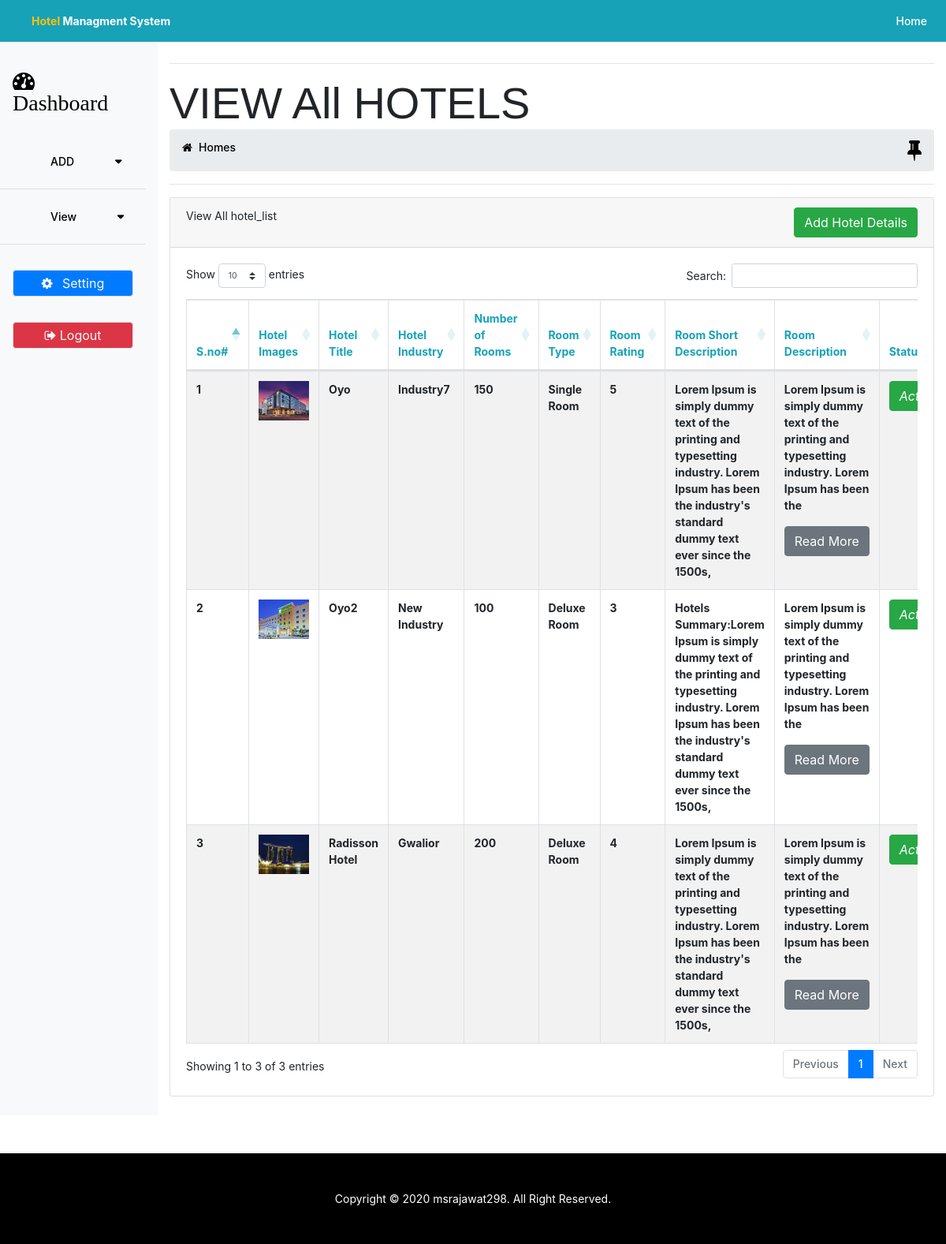
The page /admin/view_hotels.php (signed in) on the database its author committed.
### tables this page shows
CREATE TABLE `hotel_list` (
  `hotel_id` int(11) NOT NULL,
  `hotel_location_id` int(11) NOT NULL,
  `hotel_title` varchar(100) NOT NULL,
  `hotel_sort_desc` varchar(500) NOT NULL,
  `hotel_long_desc` varchar(1000) NOT NULL,
  `hotel_star` varchar(5) NOT NULL,
  `hotel_room` int(11) NOT NULL,
  `room_type` varchar(50) NOT NULL,
  `hotel_register_date` date NOT NULL,
  `hotel_small_pic` varchar(500) NOT NULL,
  `hotel_large_pic` varchar(500) NOT NULL,
  `status` enum('0','1') NOT NULL,
  `created_date` datetime NOT NULL DEFAULT current_timestamp(),
  `update_date` datetime NOT NULL DEFAULT current_timestamp() ON UPDATE current_timestamp()
);

CREATE TABLE `industry` (
  `hotel_location_id` int(11) NOT NULL,
  `industry` varchar(50) NOT NULL,
  `country` varchar(50) NOT NULL,
  `state` varchar(50) NOT NULL,
  `city` varchar(50) NOT NULL,
  `sort_order` int(11) NOT NULL,
  `status` set('0','1') NOT NULL,
  `created_date` datetime NOT NULL DEFAULT current_timestamp(),
  `modified_date` datetime DEFAULT current_timestamp() ON UPDATE current_timestamp()
);

### admin/include/db.php (called while the page is built, shortened)
<?php
class db
{
    private $servername = "localhost";
    private $username = "root";
    private $password = "";
    private $dbname = "hotel";
    private $conn;
    function __construct()
    {
        try {
            $this->conn = new PDO("mysql:host=$this->servername;dbname=$this->dbname", $this->username, $this->password);
            $this->conn->setAttribute(PDO::ATTR_ERRMODE, PDO::ERRMODE_EXCEPTION);
            return "Connected successfully";
        } catch (PDOException $e) {
            return "Connection failed: " . $e->getMessage();
        }
    }
    function select($table_name,$condtion="")
    {
        $stmt = $this->conn->prepare("SELECT * FROM $table_name WHERE 1 $condtion");
        $stmt->execute();
        $result = $stmt->fetchAll(PDO::FETCH_ASSOC);
        return $result;
    }
}
?>

### admin/view_hotels.php (the view, shortened to what this page needs)
<?php
require_once 'include/db.php';
$user=new db();
$tname="hotel_list";
$data=$user->select($tname);
?>
	<?php include_once 'include/header.php';?>
	<body>
		<?php include 'include/navbar.php';?>
	<div class="container-fluid" id="main">
    	<div class="row row-offcanvas row-offcanvas-left">
			<?php include 'include/sidebar.php';?>
			 <div class="col-lg-10 main pt-5 mt-3">
			 	<hr>
					<h1 class="display-4 d-none d-sm-block">VIEW All HOTELS</h1>
                <?php include 'breadcrumb.php';?>
			    <div class="card mb-4">
			        <div class="card-header">View All hotel_list
						<a href="add_hotels.php"><button class="btn btn-success float-right">Add Hotel Details</button></a>
					</div>
    <div class="card-body">
        <div class="datatable table-responsive">
          	<table id="example" class="table table-striped table-bordered" style="width:100%">
				<thead class="text-info font-weight-bold">
					<tr>
						<th>S.no#</th>
						<th>Hotel Images</th>
						<th>Hotel Title</th>
						<th>Hotel Industry</th>
						<th>Number of Rooms</th>
						<th>Room Type</th>
						<th>Room Rating</th>
						<th>Room Short Description</th>
						<th>Room Description</th>
						<th>Status</th>
					</tr>
				</thead>
			<tbody class="font-weight-bold">
	<?php $count=0;
	foreach($data as $value){ ?>
      <tr>
		<td><?php echo ++$count;?></td>
		<td><img id="myImg<?php echo $value['hotel_id']; ?>" class="img-fluid"  alt="<?php echo $value['hotel_small_pic'];?>"
		src="<?php echo "../images/Hotels/".$value['hotel_id']."/".$value['hotel_small_pic'];?>" style="height: 50px;"></td>
		<td><?php echo $value['hotel_title'];?></td>
		<td><?php
			$con=" AND hotel_location_id = {$value['hotel_location_id']}";
			$edit_cat = $user->select("industry",$con);
			echo $edit_cat[0]['industry'];
			?>
		</td>
		<td><?php echo $value['hotel_room'];?></td>
		<td><?php echo $value['room_type'];?></td>
		<td><?php echo $value['hotel_star'];?></td>
		<td><?php echo $value['hotel_sort_desc'];?></td>
        <td><?php echo substr($value['hotel_long_desc'],0,100);?>
			<br><?php if(strlen($value['hotel_long_desc'])>100){?>
			<button class="btn btn-secondary mt-3 readmore">Read More</button>
			<?php } ?>
		</td>
		<td><i data="<?php echo $value['hotel_id'];?>" class="status_checks btn
					<?php echo ($value['status'])?
					'btn-success': 'btn-danger'?>"><?php echo ($value['status'])? 'Active' : 'Inactive'?>
			</i>
		</td>
		</tr>
	<?php }?>
    </tbody>
</table>
		    </div>
		</div>
	</div>
</div>
</div>
</div>
<?php include 'include/footer.php';?>
</body>
</html>

### admin/include/header.php (shortened to what this page needs)
<?php
$url =$_SERVER['REQUEST_URI'];
?>
<!DOCTYPE html>
<html lang="en">
<head>
<link rel="stylesheet" href="https://cdn.datatables.net/1.10.20/css/dataTables.bootstrap4.min.css">
<link rel="stylesheet" href="https://cdnjs.cloudflare.com/ajax/libs/twitter-bootstrap/4.1.3/css/bootstrap.css">
<link rel="stylesheet" href="<?php echo CSS ?>bootstrap.min.css">
<link rel="stylesheet" href="https://cdnjs.cloudflare.com/ajax/libs/font-awesome/4.7.0/css/font-awesome.min.css">
<link rel="stylesheet" href="<?php echo CSS ?>style.css">
<link href="https://gitcdn.github.io/bootstrap-toggle/2.2.2/css/bootstrap-toggle.min.css" rel="stylesheet">
</head>

### admin/include/navbar.php (shortened to what this page needs)
<nav class="navbar fixed-top navbar-expand-md navbar-dark bg-info mb-3">
    <div class="flex-row d-flex">
        <a class="ml-3 text-white font-weight-bold p-2" href="#" title="Hotel Managment System"><span class="text-warning">Hotel </span> Managment System</a>
    </div>
    <div class="navbar-collapse collapse" id="collapsingNavbar">
        <ul class="navbar-nav ml-auto">
             <li class="nav-item active">
                <a class="nav-link" href="index.php">Home <span class="sr-only">Home</span></a>
            </li>
        </ul>
    </div>
</nav>

### admin/include/sidebar.php (shortened to what this page needs)
<div class="col-md-4 col-lg-2 sidebar-offcanvas bg-light pl-0 mt-3" id="sidebar" role="navigation">
	<ul class="nav flex-column sticky-top pl-0 pt-5 mt-3">
		<li class="nav-item">
			<a class="nav-link" href="dasboard"><i class="fa fa-dashboard fa-2x"> Dashboard</i>
			</a>
		</li>
		<li class="nav-item">
            <a class="nav-link" href="#submenu1" data-toggle="collapse" data-target="#submenu1">
			   <span class="ml-5 mr-5">ADD</span>  <i class="fa fa-caret-down font-weight-bold">  </i></a><hr>
</li>
		<li class="nav-item">
            <a class="nav-link" href="#submenu1" data-toggle="collapse" data-target="#submenu2">
			 <span class="ml-5 mr-5">View</span>  <i class="fa fa-caret-down font-weight-bold">  </i></a><hr>
</li>
		<li class="nav-item">
			<a class="nav-link btn btn-outline-light bg-primary m-3 p-1 border" href="setting">
				<i class="fa fa-gear pr-2"> </i> Setting
		    </a>
	 	</li>
		<li class="nav-item">
			<a class="nav-link btn btn-outline-light bg-danger m-3 p-1 border" href="logout"><i class="fa fa-sign-out"></i> Logout
		    </a>
	    </li>
	</ul>
</div>

### admin/breadcrumb.php (shortened to what this page needs)
<nav aria-label="breadcrumb">
    <ol class="breadcrumb">
        <li class="breadcrumb-item active">
            <a href="<?php echo HOME ?>"><i class="fa fa-home pr-2"></i>Homes </a>
        </li>
    <ul class="ml-auto">
        <a class="pin" title="pin page at Dashboard" href="<?php echo $url ?>">
            <i class="fa fa-thumb-tack fa-2x"></i>
        </a>
    </ul>
    </ol>
</nav>
<hr>

### admin/include/footer.php (shortened to what this page needs)
<footer class="footer mt-5">
	<div class="container">
		<p class="mt-3 py-3 px-3">Copyright &copy; 2020 msrajawat298. All
			Right Reserved.</p>
	</div>
</footer>

### css/style.css (style rules this page uses)
ul, li, a { text-decoration-style: none; list-style: none; }
footer { left: 0; bottom: 0; width: 100%; background-color: black; padding:15px; color: white; text-align: center; z-index:99999; }
h1,h2,h3,h4,h5,h6 { margin:0; font-family: 'Federo', sans-serif; font-weight: 600; }
body { font-size: .875rem; }
.sidebar .nav-link, a { font-weight: 500; color:black; }
body, html { height:100%; }
.card { overflow:hidden; }

### rows shown on the page
hotel_list: hotel_small_pic (picture), hotel_title "Oyo", hotel_location.industry "Industry7", hotel_room "150", room_type "Single Room", hotel_star "5", hotel_sort_desc "Lorem Ipsum is simply dummy text of the printing and typesetting industry. Lorem Ipsum has been the industry's standard dummy text ever since the 1500s,", hotel_long_desc "Lorem Ipsum is simply dummy text of the printing and typesetting industry. Lorem Ipsum has been the", shows "Read More", status "Active"
hotel_list: hotel_small_pic (picture), hotel_title "Oyo2", hotel_location.industry "New Industry", hotel_room "100", room_type "Deluxe Room", hotel_star "3", hotel_sort_desc "Hotels Summary:Lorem Ipsum is simply dummy text of the printing and typesetting industry. Lorem Ipsum has been the industry's standard dummy text ever since the 1500s,", hotel_long_desc "Lorem Ipsum is simply dummy text of the printing and typesetting industry. Lorem Ipsum has been the", shows "Read More", status "Active"
hotel_list: hotel_small_pic (picture), hotel_title "Radisson Hotel", hotel_location.industry "Gwalior", hotel_room "200", room_type "Deluxe Room", hotel_star "4", hotel_sort_desc "Lorem Ipsum is simply dummy text of the printing and typesetting industry. Lorem Ipsum has been the industry's standard dummy text ever since the 1500s,", hotel_long_desc "Lorem Ipsum is simply dummy text of the printing and typesetting industry. Lorem Ipsum has been the", shows "Read More", status "Active"
